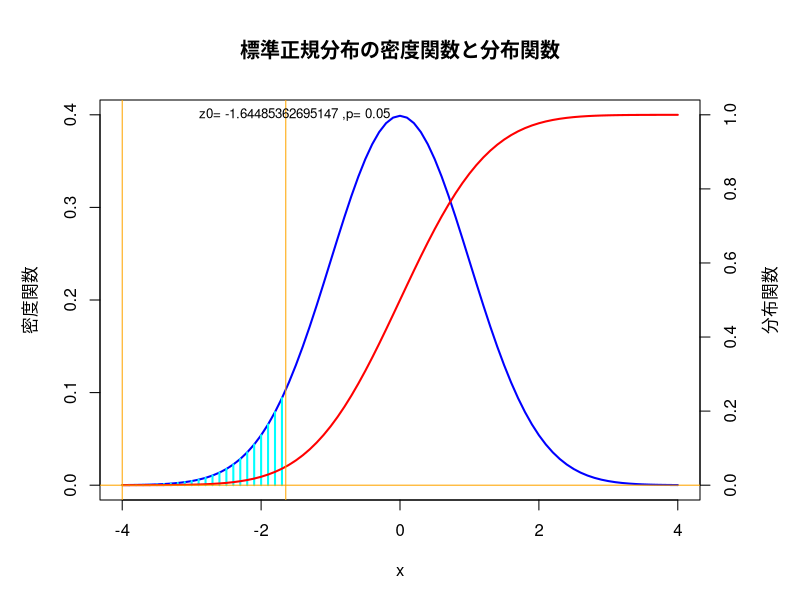

Reproduce this figure in R.
p<-0.05
q<-qnorm(p,0,1)
par(mai = c(1,1,1,1))
x<-seq(-4,4,0.1)
plot(x,dnorm(x,0,1),type="l",col="blue",ylim=c(0,0.4),lwd=2,
     ylab="密度関数",main="標準正規分布の密度関数と分布関数")
subset_x <- x[x <= q]
subset_y <- dnorm(x,0,1)[x <= q]
lines(subset_x, subset_y, type = "h", col = "cyan", lwd = 2)
par(new=T)
plot(x,pnorm(x,0,1),axes=F,type="l",col="red",ylim=c(0,1),lwd=2,xlab="",ylab="")
axis(4)
mtext("分布関数",side=4,line=3)
abline(v=-4, col="orange")
abline(v=q ,col="orange")
abline(h=0,col="orange")
# 範囲の確率を計算
p_text <- paste("z0=",q)
p_text <- paste(p_text,",p=")
p_text <- paste(p_text,p)
text(0, 1, p_text, col = "black", cex = 0.8, pos = 2)
